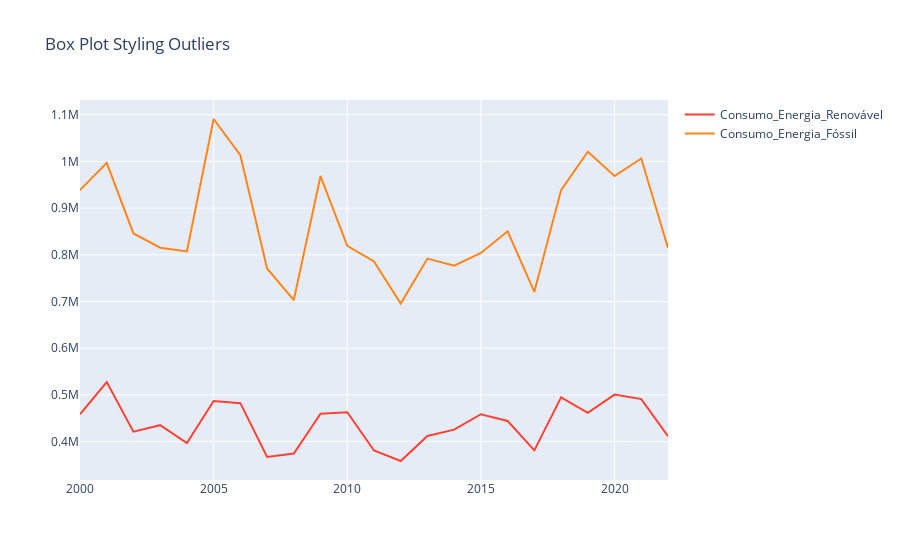

The cell this chart's notebook holds for it:
### Code cell
fig = go.Figure()

df_co2_group_ano = df_co2.drop(columns=["Continente","País"]).groupby("Ano").sum()

fig.add_trace(go.Scatter(
    y=df_co2_group_ano["Consumo_Energia_Renovável (MWh)"],
    x=df_co2_group_ano.index,
    name="Consumo_Energia_Renovável",
    marker_color='#FF4136'
))

fig.add_trace(go.Scatter(
    y=df_co2_group_ano["Consumo_Energia_Fóssil (MWh)"],
    x=df_co2_group_ano.index,
    name="Consumo_Energia_Fóssil",
     marker_color='#FF851B'
))

fig.update_layout(title_text="Box Plot Styling Outliers", boxmode="group")
fig.show()

### Figure 1 — Plotly figure (JSON) as saved in the notebook; plotly's stock layout.template omitted (floating-point values rounded to 4 significant figures)
{"data": [{"marker": {"color": "#FF4136"}, "name": "Consumo_Energia_Renovável", "type": "scatter", "x": [2000, 2001, 2002, 2003, 2004, 2005, 2006, 2007, 2008, 2009, 2010, 2011, 2012, 2013, 2014, 2015, 2016, 2017, 2018, 2019, 2020, 2021, 2022], "y": [458400.0, 527700.0, 421200.0, 435200.0, 396900.0, 487000.0, 482400.0, 367300.0, 374500.0, 459600.0, 462900.0, 380900.0, 358500.0, 412100.0, 425600.0, 458700.0, 444200.0, 381300.0, 494900.0, 461700.0, 500700.0, 491100.0, 411800.0]}, {"marker": {"color": "#FF851B"}, "name": "Consumo_Energia_Fóssil", "type": "scatter", "x": [2000, 2001, 2002, 2003, 2004, 2005, 2006, 2007, 2008, 2009, 2010, 2011, 2012, 2013, 2014, 2015, 2016, 2017, 2018, 2019, 2020, 2021, 2022], "y": [938600.0, 997000.0, 845900.0, 815200.0, 807300.0, 1091000.0, 1013000.0, 770800.0, 703200.0, 968800.0, 819400.0, 785800.0, 695700.0, 792000.0, 776700.0, 803900.0, 850500.0, 720700.0, 938600.0, 1021000.0, 968900.0, 1006000.0, 814800.0]}], "layout": {"autosize": true, "boxmode": "group", "title": {"text": "Box Plot Styling Outliers"}, "xaxis": {"autorange": true, "range": [2000, 2022], "type": "linear"}, "yaxis": {"autorange": true, "range": [317800.0, 1132000.0], "type": "linear"}}}
